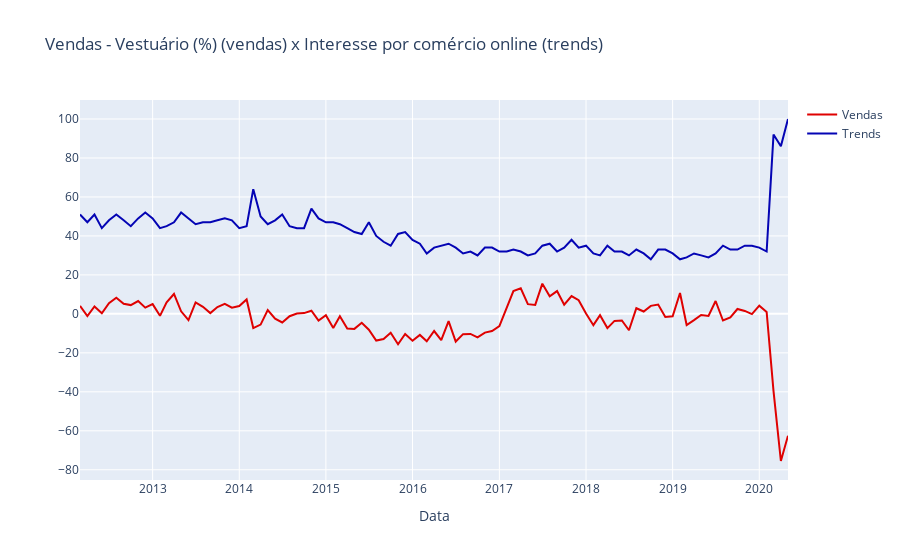

Write notebook code for a chart like this one.
### Markdown cell above
Ao mesmo tempo em que se observa uma queda acentuada no volume de vendas de Vestuário, Tecidos e Calçados, é possível observar um aumento no interesse por compras online.

### Code cell
trace1 = go.Scatter(y = df['pmcvest'],
                x =  df['data'],
                name = 'Vendas',
                marker = {'color': '#DF0101'})

trace2 = go.Scatter(y = df['gtrend'],
                x =  df['data'],
                name = 'Trends',
                marker = {'color': '#0404B4'})

data = [trace1, trace2]

layout = go.Layout(title = 'Vendas - Vestuário (%) (vendas) x Interesse por comércio online (trends)',
                   xaxis = {'title': 'Data'})

fig = go.Figure(data=data, layout=layout)

py.iplot(fig)
